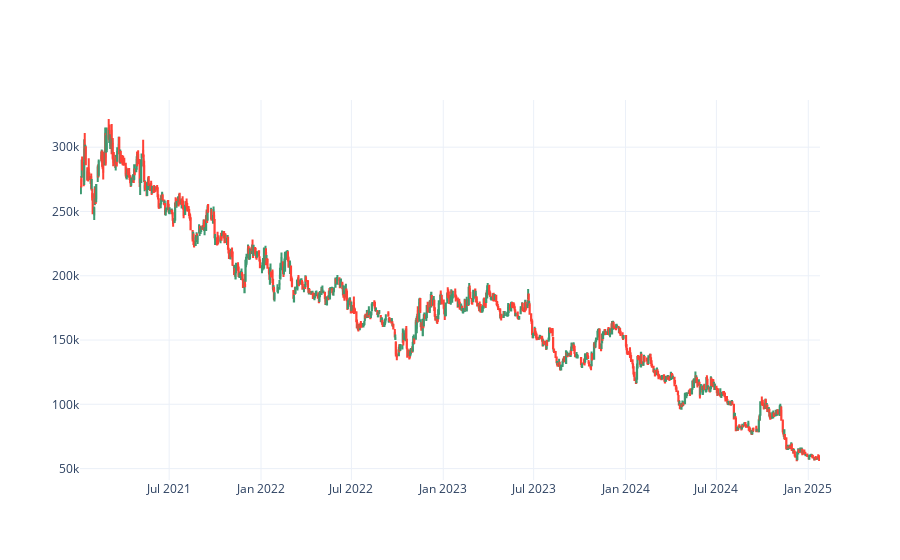

Source (notebook cell):
### Code cell
import plotly.graph_objects as go

candlestick = go.Candlestick(x=df.index,open=df['Open'],high = df['High'], low =df['Low'], close = df['Close'], name = 'CandleStick')
fig = go.Figure(candlestick) # Figure 라는 객체에 넣어줘야 한다다
fig.update_xaxes(rangeslider_visible=False)
fig.show()

### Figure 1 — Plotly figure (JSON) as saved in the notebook; plotly's stock layout.template omitted (floating-point values rounded to 4 significant figures; data arrays with more than 128 entries replaced by an {"elided": "..."} marker saying what was removed)
{"data": [{"close": {"elided": "1000 int values"}, "high": {"elided": "1000 int values"}, "low": {"elided": "1000 int values"}, "name": "CandleStick", "open": {"elided": "1000 int values"}, "type": "candlestick", "x": {"elided": "1000 str values"}}], "layout": {"xaxis": {"rangeslider": {"visible": false}}}}
